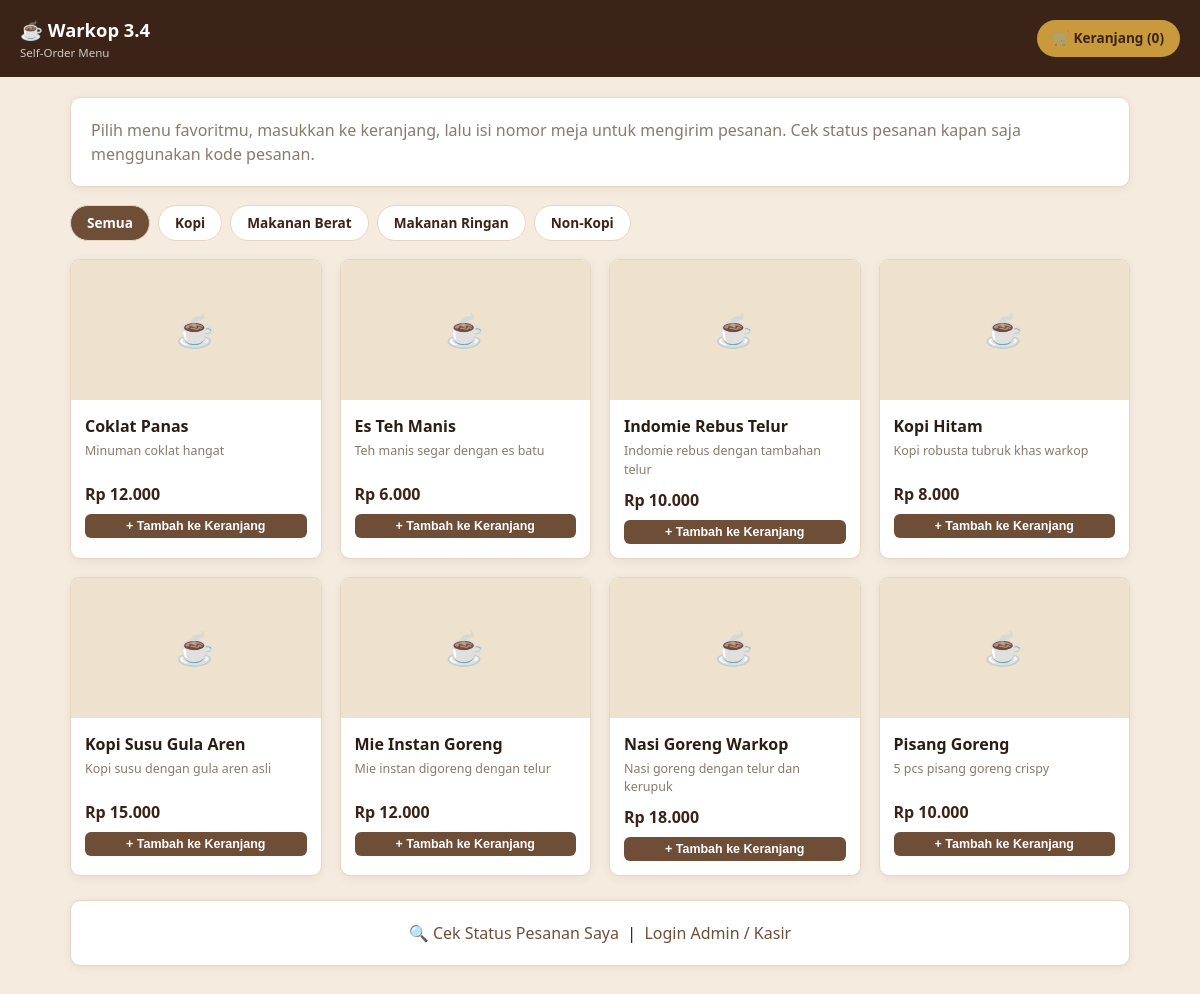
Page /pelanggan/index.php on the committed database.
### tables this page shows
CREATE TABLE kategori_menu (
    id INT AUTO_INCREMENT PRIMARY KEY,
    nama_kategori VARCHAR(50) NOT NULL,
    created_at DATETIME DEFAULT CURRENT_TIMESTAMP
);

CREATE TABLE menu (
    id INT AUTO_INCREMENT PRIMARY KEY,
    kategori_id INT NOT NULL,
    nama_menu VARCHAR(100) NOT NULL,
    deskripsi TEXT,
    harga DECIMAL(12,2) NOT NULL DEFAULT 0,
    foto VARCHAR(255) DEFAULT NULL,            
    status_ketersediaan ENUM('tersedia','habis') NOT NULL DEFAULT 'tersedia',
    is_active TINYINT(1) NOT NULL DEFAULT 1,   
    created_at DATETIME DEFAULT CURRENT_TIMESTAMP,
    updated_at DATETIME DEFAULT CURRENT_TIMESTAMP ON UPDATE CURRENT_TIMESTAMP,
    CONSTRAINT fk_menu_kategori FOREIGN KEY (kategori_id) REFERENCES kategori_menu(id)
        ON UPDATE CASCADE ON DELETE RESTRICT
);

### includes/pelanggan_bootstrap.php (called while the page is built, shortened)
<?php
require_once __DIR__ . '/functions.php';
function jumlahItemKeranjang(): int
{
    return array_sum($_SESSION['keranjang']);
}

### includes/functions.php (called while the page is built, shortened)
<?php
function rupiah($angka): string
{
    return 'Rp ' . number_format((float)$angka, 0, ',', '.');
}
function e(?string $string): string
{
    return htmlspecialchars((string)$string, ENT_QUOTES, 'UTF-8');
}

### pelanggan/index.php (the view, shortened to what this page needs)
<?php
require_once __DIR__ . '/../includes/pelanggan_bootstrap.php';
$db = getDB();
$kategoriId = $_GET['kategori'] ?? '';
$kategoriList = $db->query('SELECT * FROM kategori_menu ORDER BY nama_kategori')->fetchAll();
$sql = "SELECT * FROM menu WHERE is_active=1";
$params = [];
$sql .= " ORDER BY nama_menu";
$stmt = $db->prepare($sql);
$stmt->execute($params);
$menuList = $stmt->fetchAll();
?>
<!DOCTYPE html>
<html lang="id">
<head>
<link rel="stylesheet" href="<?= BASE_URL ?>/assets/css/style.css">
</head>
<body>
<div class="customer-header">
  <div class="brand">☕ Warkop 3.4 <small>Self-Order Menu</small></div>
  <a href="<?= BASE_URL ?>/pelanggan/keranjang.php" class="cart-link">🛒 Keranjang (<?= jumlahItemKeranjang() ?>)</a>
</div>
<div class="customer-wrap">
  <div class="card" style="margin-bottom:18px">
    <p class="text-muted mt-0 mb-0">Pilih menu favoritmu, masukkan ke keranjang, lalu isi nomor meja untuk mengirim pesanan. Cek status pesanan kapan saja menggunakan kode pesanan.</p>
  </div>
  <div class="category-tabs">
    <a href="<?= BASE_URL ?>/pelanggan/index.php" class="<?= $kategoriId===''?'active':'' ?>">Semua</a>
    <?php foreach ($kategoriList as $k): ?>
      <a href="<?= BASE_URL ?>/pelanggan/index.php?kategori=<?= $k['id'] ?>" class="<?= $kategoriId==$k['id']?'active':'' ?>"><?= e($k['nama_kategori']) ?></a>
    <?php endforeach; ?>
  </div>
  <div class="menu-grid">
    <?php foreach ($menuList as $m): ?>
      <div class="menu-card">
        <?php if ($m['foto']): ?>
          <div class="photo" style="background-image:url('<?= BASE_URL ?>/uploads/menu/<?= e($m['foto']) ?>')"></div>
        <?php else: ?>
          <div class="photo">☕</div>
        <?php endif; ?>
        <div class="body">
          <h4><?= e($m['nama_menu']) ?></h4>
          <div class="desc"><?= e($m['deskripsi']) ?></div>
          <div class="price"><?= rupiah($m['harga']) ?></div>
          <?php if ($m['status_ketersediaan'] === 'tersedia'): ?>
            <form method="post" action="<?= BASE_URL ?>/pelanggan/tambah_keranjang.php">
              <button type="submit" class="btn btn-block btn-sm">+ Tambah ke Keranjang</button>
            </form>
          <?php else: ?>
            <div class="stock-out">Sedang Habis</div>
          <?php endif; ?>
        </div>
      </div>
    <?php endforeach; ?>
  </div>
  <div class="card" style="margin-top:24px;text-align:center">
    <a href="<?= BASE_URL ?>/pelanggan/status_pesanan.php">🔍 Cek Status Pesanan Saya</a>
    &nbsp;|&nbsp;
    <a href="<?= BASE_URL ?>/auth/login.php">Login Admin / Kasir</a>
  </div>
</div>
</body>
</html>

### assets/css/style.css (style rules this page uses)
:root { --coffee-dark: #3b2417; --coffee: #6f4e37; --coffee-light: #a9744f; --cream: #f5ecdf; --cream-2: #fffaf3; --gold: #c99a3c; --success: #2e7d32; --danger: #c62828; --warning: #b8860b; --info: #1565c0; --text: #2b1d14; --border: #e4d6c3; --radius: 10px; --shadow: 0 2px 10px rgba(59,36,23,0.08); }
* { box-sizing: border-box; }
body { margin: 0; font-family: 'Segoe UI', Roboto, Arial, sans-serif; background: var(--cream); color: var(--text); line-height: 1.5; }
a { color: var(--coffee); text-decoration: none; }
.card { background: #fff; border: 1px solid var(--border); border-radius: var(--radius); box-shadow: var(--shadow); padding: 20px; margin-bottom: 20px; }
.btn { display: inline-block; padding: 9px 18px; border-radius: 6px; border: none; cursor: pointer; font-size: .88rem; font-weight: 600; text-decoration: none; background: var(--coffee); color: #fff; }
.btn-sm { padding: 5px 11px; font-size: .78rem; }
.btn-block { display:block; width:100%; text-align:center; }
.customer-header { background: var(--coffee-dark); color:#fff; padding: 16px 20px; display:flex; justify-content:space-between; align-items:center; flex-wrap:wrap; gap:10px; }
.customer-header .brand { font-size:1.15rem; font-weight:700; }
.customer-header .brand small { display:block; font-weight:400; font-size:.72rem; opacity:.75; }
.cart-link { background: var(--gold); color:#3b2417; padding: 8px 16px; border-radius: 20px; font-weight:700; font-size:.85rem; }
.customer-wrap { max-width: 1100px; margin: 0 auto; padding: 20px; }
.category-tabs { display:flex; gap:8px; flex-wrap:wrap; margin-bottom: 18px; }
.category-tabs a { padding: 7px 16px; border-radius: 20px; background:#fff; border:1px solid var(--border); font-size:.85rem; color: var(--coffee-dark); font-weight:600; }
.category-tabs a.active, .category-tabs a:hover { background: var(--coffee); color:#fff; text-decoration:none; }
.menu-grid { display:grid; grid-template-columns: repeat(auto-fill, minmax(220px, 1fr)); gap: 18px; }
.menu-card { background:#fff; border-radius: var(--radius); overflow:hidden; box-shadow: var(--shadow); border:1px solid var(--border); }
.menu-card .photo { width:100%; height: 140px; background: #eee2ce center/cover no-repeat; display:flex; align-items:center; justify-content:center; color:#a9744f; font-size:2rem; }
.menu-card .body { padding: 14px; }
.menu-card h4 { margin: 0 0 4px; font-size: 1rem; }
.menu-card .desc { font-size: .78rem; color: #8a7a6b; min-height: 32px; }
.menu-card .price { font-weight:700; color: var(--coffee-dark); margin: 8px 0; }
.text-muted { color: #8a7a6b; }
.mt-0 { margin-top:0; }
.mb-0 { margin-bottom:0; }

### rows in the picture
kategori_menu: nama_kategori "Kopi"
kategori_menu: nama_kategori "Makanan Berat"
kategori_menu: nama_kategori "Makanan Ringan"
kategori_menu: nama_kategori "Non-Kopi"
menu: nama_menu "Coklat Panas", deskripsi "Minuman coklat hangat", harga "Rp 12.000"
menu: nama_menu "Es Teh Manis", deskripsi "Teh manis segar dengan es batu", harga "Rp 6.000"
menu: nama_menu "Indomie Rebus Telur", deskripsi "Indomie rebus dengan tambahan telur", harga "Rp 10.000"
menu: nama_menu "Kopi Hitam", deskripsi "Kopi robusta tubruk khas warkop", harga "Rp 8.000"
menu: nama_menu "Kopi Susu Gula Aren", deskripsi "Kopi susu dengan gula aren asli", harga "Rp 15.000"
menu: nama_menu "Mie Instan Goreng", deskripsi "Mie instan digoreng dengan telur", harga "Rp 12.000"
menu: nama_menu "Nasi Goreng Warkop", deskripsi "Nasi goreng dengan telur dan kerupuk", harga "Rp 18.000"
menu: nama_menu "Pisang Goreng", deskripsi "5 pcs pisang goreng crispy", harga "Rp 10.000"

### other values in the picture
jumlahItemKeranjang() "0"
